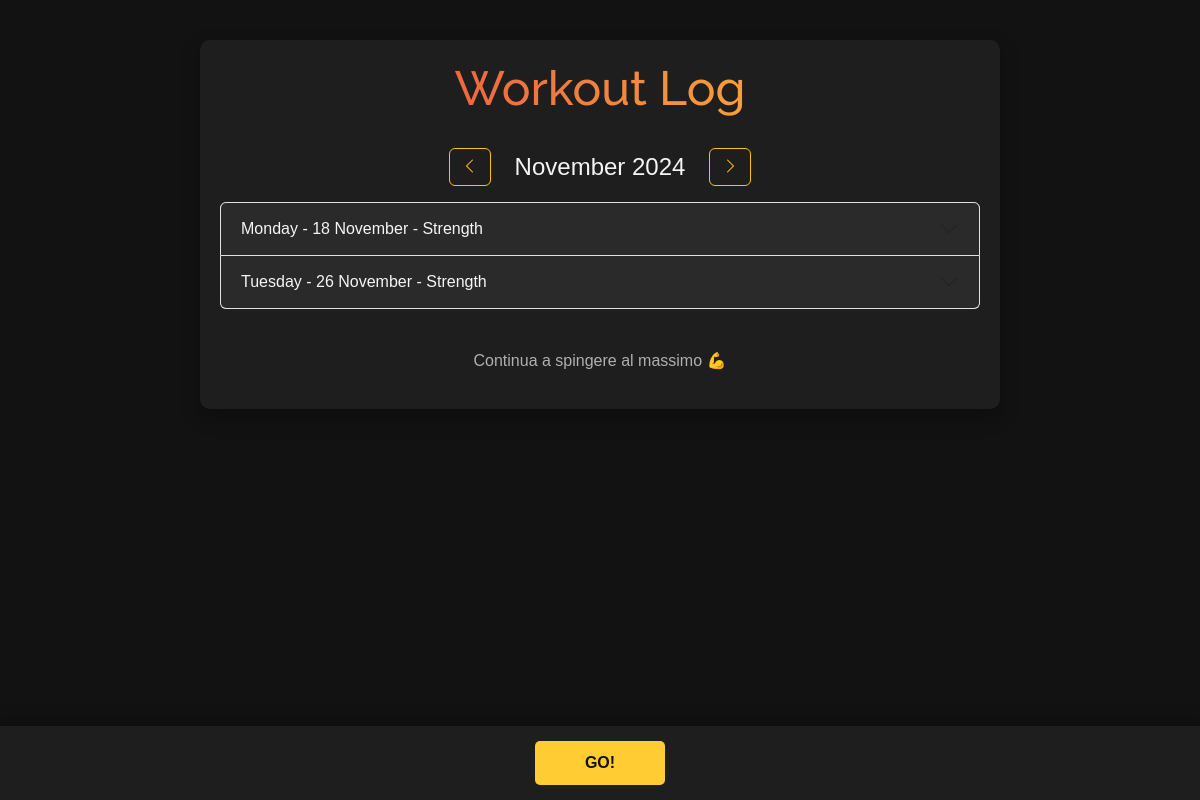
The page /dashboard (signed in) on the database its author committed.
### app.py (models this page shows)
class Workout(db.Model):
    id = db.Column(db.Integer, primary_key=True)
    date = db.Column(db.DateTime, nullable=True)
    type = db.Column(db.String(50), nullable=False)
    duration = db.Column(db.String(50), nullable=True)
    note = db.Column(db.String(150), nullable=True)
    user_id = db.Column(db.Integer, db.ForeignKey('user.id'), nullable=False)
    exercise = db.relationship('Exercise', backref='workout', lazy=True)

### app.py (the view)
@app.route('/', methods=['GET'])
@app.route('/dashboard', methods=['GET'])
@login_required
def dashboard():
    year = request.args.get('year', default=datetime.now().year, type=int)
    month = request.args.get('month', default=datetime.now().month, type=int)
    start_date, end_date = get_month_start_end(month, year)
    workouts = Workout.query.filter_by(user_id=current_user.id).filter(
        Workout.date.between(start_date, end_date)
    ).order_by(Workout.date.asc()).all()
    return render_template('dashboard.html',
                           title=('Workout Log'),
                           workouts=workouts,
                           year=year,
                           month=month,
                           date=start_date,
                           quotes=get_frasi_motivazionali())

### app.py (called while the page is built)
@login_manager.user_loader
def load_user(user_id):
    return User.query.get(int(user_id))

### utils.py (called while the page is built)
def get_month_start_end(month_number, year):
    start_date = datetime(year, month_number, 1)
    if month_number == 12:
        end_date = datetime(year + 1, 1, 1) - timedelta(days=1)  # Last day of December
    else:
        end_date = datetime(year, month_number + 1, 1) - timedelta(days=1)  # Last day of the month
    print(start_date, end_date)
    return start_date, end_date

### templates/dashboard.html (shortened to what this page needs)
{% extends "base.html" %}
{% block content %}
<div class="container">
  <h1>{{title}}</h1>
  {% include "month_slider.html" %}
  {% if workouts %}
  <div class="accordion" id="workoutAccordion">
    {% for workout in workouts %}
    <div class="accordion-item">
      <h2 class="accordion-header" id="heading{{loop.index}}">
        <button class="accordion-button collapsed" type="button" data-bs-toggle="collapse" data-bs-target="#collapse{{loop.index}}" aria-expanded="false" aria-controls="collapse{{loop.index}}">
          {{workout.date.strftime("%A").title()}} - {{workout.date.strftime("%d %B").title()}}
          - {{ workout.type }}
        </button>
      </h2>
    </div>
    {% endfor %}
  </div>
  {% endif %}
  <footer>
    <p>Continua a spingere al massimo 💪</p>
  </footer>
</div>
<div class="bottom-bar">
  <a class="btn btn-add-workout"
    style="width: 130px;"
    href="{{ url_for('add_workout') }}"
    role="button"
    aria-expanded="false">
    GO!
  </a>
</div>
{% endblock %}

### templates/base.html (shortened to what this page needs)
<!DOCTYPE html>
<html lang="en">
<head>
    {% block head %}
      <link rel="stylesheet" href="https://cdn.jsdelivr.net/npm/bootstrap-icons@1.11.3/font/bootstrap-icons.min.css">
      {% block styles %}
        {{ bootstrap.load_css() }}
      {% endblock %}
    {% endblock %}
</head>
<body>
  {% block content %}{% endblock %}
</body>
</html>

### templates/month_slider.html (shortened to what this page needs)
<div class="month-slider d-flex justify-content-center align-items-center mb-3">
    <a
        id="prevMonth"
        class="btn btn-outline-warning btn-arrow me-2"
        href="{{ url_for('select_workout_date', month=date.month-1, year=date.year) }}"
        ><i class="bi bi-chevron-left"></i></a>
    <span id="currentMonth" class="mx-3">{{date.strftime("%B %Y").title()}}</span>
    <a
        id="nextMonth"
        class="btn btn-outline-warning btn-arrow ms-2"
        href="{{ url_for('select_workout_date', month=date.month+1, year=date.year) }}"
        ><i class="bi bi-chevron-right"></i></a>
</div>

### templates/base.html (style rules this page uses)
body { font-family: 'Arial', sans-serif; background-color: #121212; color: #f5f5f5; }
.container { max-width: 800px; margin: 40px auto; background-color: #1e1e1e; padding: 20px; border-radius: 10px; box-shadow: 0 8px 20px rgba(0, 0, 0, 0.3); }
h1 { text-align: center; font-size: 3rem; font-family: 'Raleway', sans-serif; background: linear-gradient(90deg, #e63946, #ffcc33); -webkit-background-clip: text; color: transparent; margin-bottom: 30px; }
.accordion-button { background-color: #2a2a2a; color: #f5f5f5; border: none; }
footer { text-align: center; margin-top: 40px; color: #b0b0b0; }
.bottom-bar { position: fixed; bottom: 0; left: 0; width: 100%; background-color: #1e1e1e; padding: 15px; box-shadow: 0 -5px 15px rgba(0, 0, 0, 0.3); text-align: center; }
.btn-add-workout { background-color: #ffcc33; color: #121212; font-weight: bold; border: none; border-radius: 5px; padding: 10px 20px; font-size: 1rem; transition: background-color 0.3s ease; }

### templates/month_slider.html (style rules this page uses)
.month-slider { text-align: center; }
#currentMonth { font-size: 1.5rem; color: #f5f5f5; cursor: pointer; }

### rows shown on the page
Workout: date "Monday", date "18 November", type "Strength"
Workout: date "Tuesday", date "26 November", type "Strength"

### other values the page prints
{{ date.strftime("%B %Y").title() }} "November 2024"
